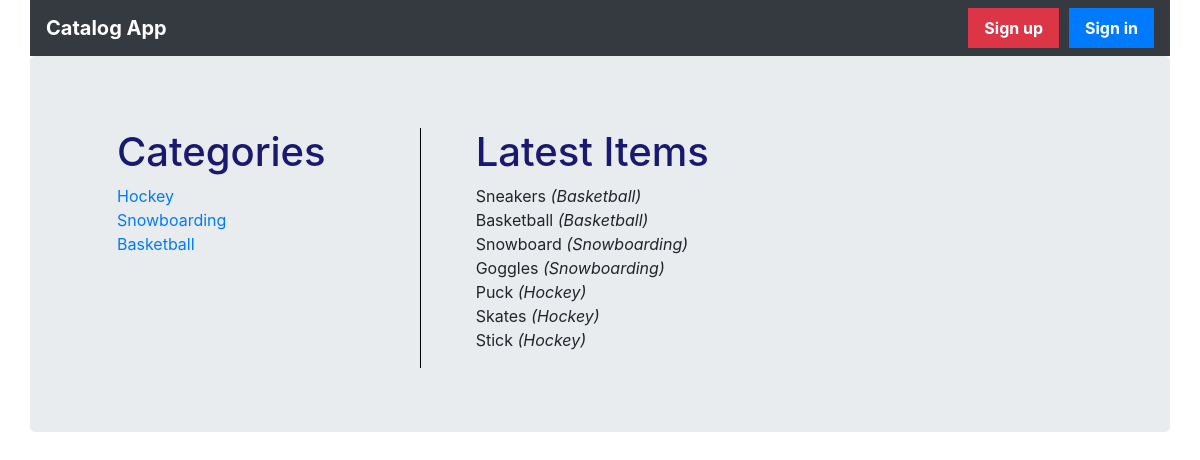
/catalog, run on the app's committed database.
### database_setup.py (models this page shows, shortened)
class Category(Base):
    __tablename__ = 'category'
    id = Column(Integer, primary_key=True)
    name = Column(String(250), nullable=False)
    user_id = Column(Integer, ForeignKey('user.id'))
    user = relationship(User)

class Item(Base):
    __tablename__ = 'item'
    id = Column(Integer, primary_key=True)
    name = Column(String(250), nullable=False)
    description = Column(String(250))
    category_id = Column(Integer, ForeignKey('category.id'))
    category = relationship(Category)
    user_id = Column(Integer, ForeignKey('user.id'))
    user = relationship(User)

### project.py (the view)
@app.route('/')
@app.route('/catalog')
def showCatalogs():
    session = DBSession()
    categories = session.query(Category).all()
    items = session.query(Item).order_by(desc(Item.id)).limit(9)
    return render_template('catalogs.html', categories=categories, items=items,
                           login_session=login_session)

### templates/catalogs.html (shortened to what this page needs)
{% extends "base.html" %}
{% block content %}
{% include "header.html" %}
<main role="main">
  <div class="jumbotron">
    <div class="container">
      <div class="row">
        {% include "categories.html" %}
        {% if category_name %}
        {% include "categoryDetails.html" %}
        {% else %}
        {% include "latestItems.html" %}
        {% endif %}
      </div>
    </div>
  </div>
</main>
{% endblock %}

### templates/base.html (shortened to what this page needs)
<!doctype html>
<html lang="en">
<head>
  <link rel="stylesheet" href="{{ url_for('static', filename='bootstrap.min.css') }}">
  <link rel="stylesheet" type=text/css href="{{ url_for('static', filename='styles.css') }}">
</head>
<body class="container" style="padding-left: 0; padding-right: 0">
  {% block content %}
  {% endblock %}
</body>
</html>

### templates/header.html
<nav class="navbar navbar-expand-md fixed-top navbar-dark bg-dark container justify-content-between">
  <a class="navbar-brand" href="{{url_for('showCatalogs')}}">Catalog App</a>
  <ul class="nav justify-content-end">
    {% if 'username' in login_session %}
    <li class="nav-item">
      <a href="#" style="line-height: 2;">{{ login_session['username'] }}</a>
    </li>
    <li class="nav-item">
      <a class="nav-link bg-primary" href="{{url_for('signout')}}" style="margin-left: 10px;">Log out</a>
    </li>
    {% else %}
    <li class="nav-item">
      <a class="nav-link bg-danger" href="{{url_for('showSignup')}}">Sign up</a>
    </li>
    <li class="nav-item">
      <a class="nav-link bg-primary" href="{{url_for('showLogin')}}" style="margin-left: 10px;">Sign in</a>
    </li>
    {% endif %}
  </ul>
</nav>

### templates/categories.html (shortened to what this page needs)
<div class="col-4">
  <ul>
    <li><h1>Categories</h1>
    </li>
    {% for c in categories %}
    <li><a href="{{ url_for('showItems', category_name=c.name) }}"> {{ c.name }} </a></li>
    {% endfor %}
  </ul>
</div>

### templates/latestItems.html
<div class="col">
  <ul>
    <li><h1>Latest Items</h1>
    </li>
    {% for i in items %}
    <li> {{ i.name }} <i>({{ i.category.name }})</i></li>
    {% endfor %}
  </ul>
</div>

### static/styles.css (style rules this page uses)
body { padding-top: 3.5rem; }
.jumbotron .col-4 { padding-right: 30px; border-right: solid 1px black }
.jumbotron h1 { color: midnightblue; }
.jumbotron li { list-style-type: none; }
nav { background-color: midnightblue; }
nav a { color: white; font-weight: bold; }
nav ul li { display: inline-block; }
nav ul { float: right; text-align: right; }

### data on the page
Category: name "Hockey"
Category: name "Snowboarding"
Category: name "Basketball"
Item: name "Sneakers", category.name "Basketball"
Item: name "Basketball", category.name "Basketball"
Item: name "Snowboard", category.name "Snowboarding"
Item: name "Goggles", category.name "Snowboarding"
Item: name "Puck", category.name "Hockey"
Item: name "Skates", category.name "Hockey"
Item: name "Stick", category.name "Hockey"
